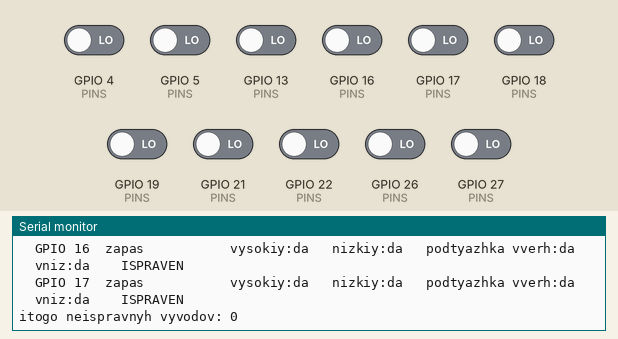
The sketch below on a simulated ESP32. Parts: the last lines printed to the serial monitor. The inputs (shaded band) are chosen by the test bench; at power-on: GPIO 4 (PINS), GPIO 5 (PINS), GPIO 13 (PINS), GPIO 16 (PINS), GPIO 17 (PINS), GPIO 18 (PINS), GPIO 19 (PINS), GPIO 21 (PINS), GPIO 22 (PINS), GPIO 26 (PINS), GPIO 27 (PINS) LOW.

Above: at 2.7 s.
2.8 s: GPIO 4 (PINS) driven HIGH
At 6.74 s:
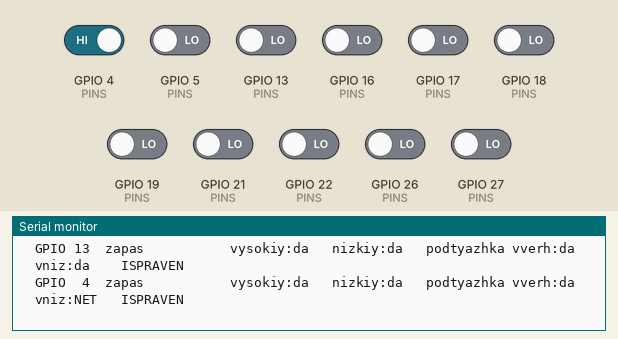
8.2 s: GPIO 5 (PINS) driven HIGH
12.5 s: GPIO 13 (PINS) driven HIGH
17.6 s: GPIO 18 (PINS) driven HIGH
At 20.63 s:
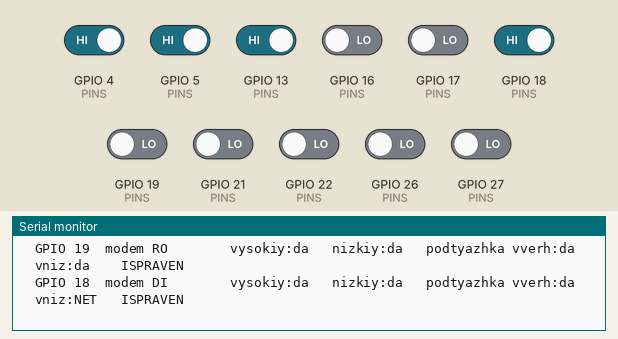
22.1 s: GPIO 19 (PINS) driven HIGH
At 25.28 s:
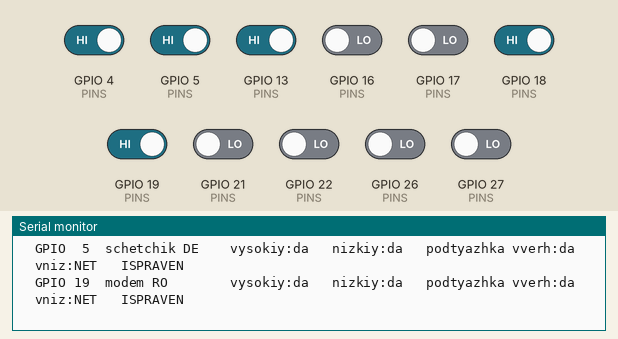
26.7 s: GPIO 22 (PINS) driven HIGH
Timing chart, 0 to 29.7 s (numbered marks = the images above; inputs shaded):
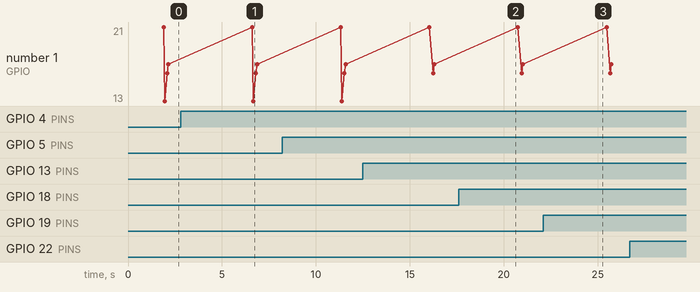

The sketch:

esp32-pin-check2.ino
```cpp
// Проверка выводов новой платы ESP32 перед подключением обвязки.
//
// ESP32 умеет читать реальный уровень на собственной ножке, пока её же удерживает.
// Если ножка исправна, чтение совпадает с тем, что мы выставили.
// Плата должна быть голой: ничего, кроме USB.
//
// Проверяем ровно те выводы, которые займёт схема счётчика.

const int PINS[] = { 26, 27, 5, 19, 18, 22, 21, 13, 4, 16, 17 };
const char* NOTE[] = { "schetchik RO", "schetchik DI", "schetchik DE",
                       "modem RO", "modem DI", "modem DE",
                       "zapas", "zapas", "zapas", "zapas", "zapas" };
const int N = sizeof(PINS) / sizeof(PINS[0]);

bool checkPin(int p, const char* note) {
  pinMode(p, OUTPUT);

  digitalWrite(p, HIGH);
  delayMicroseconds(600);
  bool hi = digitalRead(p) == HIGH;

  digitalWrite(p, LOW);
  delayMicroseconds(600);
  bool lo = digitalRead(p) == LOW;

  pinMode(p, INPUT_PULLUP);
  delayMicroseconds(600);
  bool pu = digitalRead(p) == HIGH;

  pinMode(p, INPUT_PULLDOWN);
  delayMicroseconds(600);
  bool pd = digitalRead(p) == LOW;

  pinMode(p, INPUT);

  Serial.printf("  GPIO %2d  %-14s  vysokiy:%s  nizkiy:%s  podtyazhka vverh:%s  vniz:%s   %s\n",
                p, note, hi ? "da " : "NET", lo ? "da " : "NET",
                pu ? "da " : "NET", pd ? "da " : "NET",
                (hi && lo) ? "ISPRAVEN" : "NEISPRAVEN");
  return hi && lo;
}

void setup() {
  Serial.begin(115200);
  delay(1500);
  Serial.println();
  Serial.println("=== PROVERKA VYVODOV NOVOY PLATY ===");
}

void loop() {
  int bad = 0;
  for (int i = 0; i < N; i++) {
    if (!checkPin(PINS[i], NOTE[i])) bad++;
    delay(60);
  }
  Serial.printf("\nitogo neispravnyh vyvodov: %d\n\n", bad);
  delay(4000);
}
```

Measured:
- after the input at 2.8 s, the serial monitor: prints a new line after 3.9 s (image 1)
- after the input at 17.6 s, the serial monitor: prints a new line after 3.0 s (image 2)
- after the input at 22.1 s, the serial monitor: prints a new line after 3.2 s (image 3)
